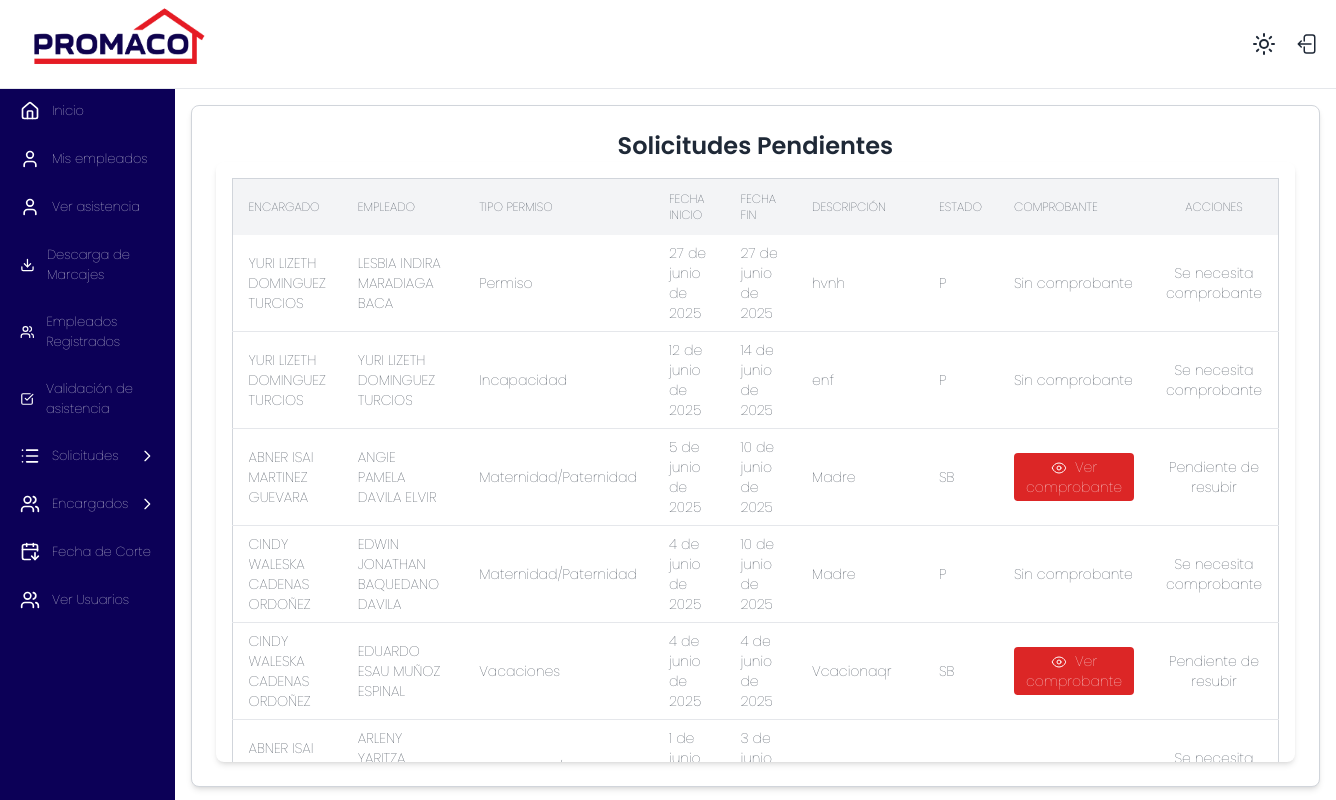
The page /marcaje/solicitud/ (signed in) on the database its author committed.
### marcaje/models.py (models this page shows, shortened)
class Permisos(models.Model):
    ESTADO_SOLICITUD = [
        ('P', 'Pendiente'),
        ('A', 'Aprobada'),
        ('SB', 'SUBSANADO'),
        ('R', 'Rechazada'),
    ]
    encargado = models.ForeignKey(Empleado, related_name="solicitudes_enviadas", on_delete=models.PROTECT)
    empleado = models.ForeignKey(Empleado, on_delete=models.CASCADE)
    tipo_permiso = models.ForeignKey(TipoPermisos, on_delete=models.PROTECT)
    fecha_inicio = models.DateField()
    fecha_final = models.DateField()
    fecha_solicitud = models.DateField(auto_now_add=True)
    descripcion = models.CharField(max_length=300)
    tiene_comprobante = models.BooleanField(default=False)
    estado_solicitud = models.CharField(choices=ESTADO_SOLICITUD, default='P')
    pendiente_subsanar = models.BooleanField(default=False)
    aprobacion_gerencial = models.BooleanField(default=False)

class Empleado(models.Model):
    user = models.OneToOneField(User, on_delete=models.SET_NULL, null=True, blank=True, related_name='empleado_marcaje')
    id_externo = models.IntegerField(unique=True)
    codigo = models.CharField(max_length=20)
    nombre = models.CharField(max_length=100)
    departamento = models.CharField(max_length=100)
    sucursal = models.ForeignKey(Sucursal, on_delete=models.PROTECT)
    es_encargado = models.BooleanField(default=False)
    class Meta:
        verbose_name = "Empleado"
        verbose_name_plural = "Empleados"
        ordering = ['nombre']
    def __str__(self):
        return f"{self.nombre} "

class TipoPermisos(models.Model):
    tipo = models.CharField(max_length=100)
    simbolo = models.CharField(max_length=5, null=True, blank=True)
    cod_color = models.CharField(max_length=10, null=True, blank=True)

### marcaje/views.py (the view)
        def _wrapped_view(request, *args, **kwargs):
            if not request.user.is_authenticated or not check(request.user):
                raise Http404("Página no encontrada")
            return view_func(request, *args, **kwargs)

### marcaje/context_processors.py (called while the page is built)
def empleados_a_cargo_context(request):
    empleados_cargo = []
    encargado_obj = None
    if request.user.is_authenticated:
        try:
            encargado = Empleado.objects.get(user=request.user)
            encargado_obj = encargado
            if encargado.es_encargado:
                empleados_cargo = Empleado.objects.filter(
                    encargado_asignado__encargado=encargado
                )
        except Empleado.DoesNotExist:
            encargado_obj = None
    return {'empleados_a_cargo_global': empleados_cargo, 'encargado': encargado_obj}

### marcaje/templatetags/auth_extras.py (called while the page is built)
@register.filter(name='has_group')
def has_group(user, group_name):
    return user.groups.filter(name=group_name).exists()

### marcaje/views.py (called while the page is built)
def grupo_requerido(nombre_grupo):
    def check(user):
        return user.groups.filter(name=nombre_grupo).exists()
    def decorator(view_func):
        def _wrapped_view(request, *args, **kwargs):
            if not request.user.is_authenticated or not check(request.user):
                raise Http404("Página no encontrada")
            return view_func(request, *args, **kwargs)
        return _wrapped_view
    return decorator

@login_required
@grupo_requerido('rrhh')
def solicitud_rh(request):
    estado = 'P'
    permisos = Permisos.objects.filter(Q(estado_solicitud=estado) | Q(estado_solicitud='SB')).order_by('-fecha_solicitud') #filter(permiso__estado_solicitud=estado)
    context = []
    for permiso in permisos:
        comprobante = PermisoComprobante.objects.filter(permiso=permiso).first()
        context.append({
            'permiso': permiso,
            'comprobante': comprobante.comprobante.url if comprobante else None,
        })
    return render(request, 'solicitudes_rh.html', {'permisos': context},)

### marcaje/templates/solicitudes_rh.html (shortened to what this page needs)
{% extends 'base.html' %}
{% block content %}
{% load static %}
<link rel="stylesheet" href="{% static 'styles/menu.css' %}">
 <div x-data="{ open: false, selectedPermiso: '', selectedId: '' }" class="w-full max-w-7xl mx-auto bg-white dark:bg-gray-800 p-6 rounded-lg shadow-md border border-gray-300 ">
  <h2 class="text-2xl font-semibold text-center text-gray-800 dark:text-gray-200">Solicitudes Pendientes</h2>
  <div class="bg-white dark:bg-gray-800 max-h-[600px] shadow-md rounded-lg overflow-hidden">
    <div class="p-4 overflow-x-auto overflow-y-auto">
      <table id="permisos-pendientes" class="min-w-full text-sm text-left text-gray-800 dark:text-gray-200 border border-gray-300">
        <thead class="bg-gray-100 dark:bg-gray-600 sticky top-[0px] z-10 uppercase text-xs">
        <tr>
          <th class="px-4 py-3">Encargado</th>
          <th class="px-4 py-3">Empleado</th>
          <th class="px-4 py-3">Tipo Permiso</th>
          <th class="px-4 py-3">Fecha Inicio</th>
          <th class="px-4 py-3">Fecha Fin</th>
          <th class="px-4 py-3">Descripción</th>
          <th class="px-4 py-3">Estado</th>
          <th class="px-4 py-3">Comprobante</th>
          <th class="px-4 py-3 text-center">Acciones</th>
        </tr>
      </thead>
      <tbody class="divide-y divide-gray-200 dark:divide-gray-700">
        {% for p in permisos %}
        <tr class="hover:bg-gray-100 dark:hover:bg-gray-700 transition-colors duration-200">
          <td class="px-4 py-2">{{ p.permiso.encargado }}</td>
          <td class="px-4 py-2">{{ p.permiso.empleado }}</td>
          <td class="px-4 py-2">{{ p.permiso.tipo_permiso.tipo }}</td>
          <td class="px-4 py-2">{{ p.permiso.fecha_inicio }}</td>
          <td class="px-4 py-2">{{ p.permiso.fecha_final }}</td>
          <td class="px-4 py-2">{{ p.permiso.descripcion }}</td>
          <td class="px-4 py-2">{{ p.permiso.estado_solicitud }}</td>
          <td class="px-4 py-2">
            {% if p.comprobante %}
            <button type="button" href="{{ p.comprobante }}" target="_blank" onclick="window.open('{{ p.comprobante }}', '_blank', 'toolbar=0,location=0,menubar=0,width=800,height=600'); return false;" data-url="{{ p.comprobante.url }}"
              class="ver-archivo bg-red-600 text-white px-3 py-1 rounded hover:bg-red-700 text-sm hover:text-white transition">
              Ver comprobante
            </button>
            {% else %}
            <p>Sin comprobante</p>
            {% endif %}
          </td>
          <td class="px-4 py-2 text-center">
            {% if p.comprobante and p.permiso.pendiente_subsanar == False %}
            <button
              type="button"
              @click="open = true; selectedPermiso = '{{ p.permiso.empleado }}'; selectedId = '{{ p.permiso.id }}';"
              class="bg-blue-600 text-white px-3 py-1 rounded hover:bg-blue-700 text-sm">
              Opciones
            </button>
            {% else %}
              {% if p.permiso.pendiente_subsanar == False %}
              <span>Se necesita comprobante</span>
              {% else %}
            <span>Pendiente de resubir</span>
            {% endif %}
            {% endif %}
          </td>
        </tr>
        {% endfor %}
      </tbody>
    </table>
  </div>
</div>
</div>
{% endblock %}

### static/styles/menu.css (style rules this page uses)
* { font-family: "Poppins", serif; font-weight: 100; font-style: normal; }
body { font-size: 13px; }

### rows shown on the page
Permisos: permiso.encargado "YURI LIZETH DOMINGUEZ TURCIOS", permiso.empleado "LESBIA INDIRA MARADIAGA BACA", permiso.tipo_permiso.tipo "Permiso", permiso.fecha_inicio "27 de junio de 2025", permiso.fecha_final "27 de junio de 2025", permiso.descripcion "hvnh", permiso.estado_solicitud "P", shows "Sin comprobante", pendiente_subsanar "Se necesita comprobante"
Permisos: permiso.encargado "YURI LIZETH DOMINGUEZ TURCIOS", permiso.empleado "YURI LIZETH DOMINGUEZ TURCIOS", permiso.tipo_permiso.tipo "Incapacidad", permiso.fecha_inicio "12 de junio de 2025", permiso.fecha_final "14 de junio de 2025", permiso.descripcion "enf", permiso.estado_solicitud "P", shows "Sin comprobante", pendiente_subsanar "Se necesita comprobante"
Permisos: permiso.encargado "ABNER ISAI MARTINEZ GUEVARA", permiso.empleado "ANGIE PAMELA DAVILA ELVIR", permiso.tipo_permiso.tipo "Maternidad/Paternidad", permiso.fecha_inicio "5 de junio de 2025", permiso.fecha_final "10 de junio de 2025", permiso.descripcion "Madre", permiso.estado_solicitud "SB", pendiente_subsanar "Pendiente de resubir"
Permisos: permiso.encargado "CINDY WALESKA CADENAS ORDOÑEZ", permiso.empleado "EDWIN JONATHAN BAQUEDANO DAVILA", permiso.tipo_permiso.tipo "Maternidad/Paternidad", permiso.fecha_inicio "4 de junio de 2025", permiso.fecha_final "10 de junio de 2025", permiso.descripcion "Madre", permiso.estado_solicitud "P", shows "Sin comprobante", pendiente_subsanar "Se necesita comprobante"
Permisos: permiso.encargado "CINDY WALESKA CADENAS ORDOÑEZ", permiso.empleado "EDUARDO ESAU MUÑOZ ESPINAL", permiso.tipo_permiso.tipo "Vacaciones", permiso.fecha_inicio "4 de junio de 2025", permiso.fecha_final "4 de junio de 2025", permiso.descripcion "Vcacionaqr", permiso.estado_solicitud "SB", pendiente_subsanar "Pendiente de resubir"
Permisos: permiso.encargado "ABNER ISAI…", permiso.empleado "ARLENY…", permiso.fecha_inicio "1 de…", permiso.fecha_final "3 de…", pendiente_subsanar "Se necesita comprobante"
